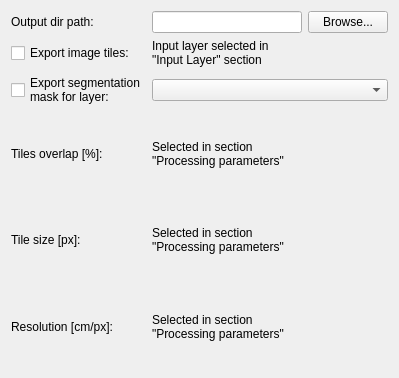
<?xml version="1.0" encoding="UTF-8"?>
<ui version="4.0">
 <class>Form</class>
 <widget class="QWidget" name="Form">
  <property name="geometry">
   <rect>
    <x>0</x>
    <y>0</y>
    <width>399</width>
    <height>378</height>
   </rect>
  </property>
  <property name="windowTitle">
   <string>Form</string>
  </property>
  <layout class="QVBoxLayout" name="verticalLayout">
   <item>
    <layout class="QGridLayout" name="gridLayout_2">
     <item row="2" column="1" colspan="2">
      <widget class="QgsMapLayerComboBox" name="mMapLayerComboBox_maskLayer"/>
     </item>
     <item row="5" column="0">
      <widget class="QLabel" name="label_6">
       <property name="text">
        <string>Resolution [cm/px]:</string>
       </property>
      </widget>
     </item>
     <item row="0" column="1">
      <widget class="QLineEdit" name="lineEdit_outputDirPath"/>
     </item>
     <item row="1" column="0">
      <widget class="QCheckBox" name="checkBox_exportImageTiles">
       <property name="text">
        <string>Export image tiles:</string>
       </property>
      </widget>
     </item>
     <item row="0" column="2">
      <widget class="QPushButton" name="pushButton_browseOutputDirectory">
       <property name="text">
        <string>Browse...</string>
       </property>
      </widget>
     </item>
     <item row="1" column="1">
      <widget class="QLabel" name="label_3">
       <property name="text">
        <string>Input layer selected in 
&quot;Input Layer&quot; section</string>
       </property>
      </widget>
     </item>
     <item row="4" column="0">
      <widget class="QLabel" name="label_5">
       <property name="text">
        <string>Tile size [px]:</string>
       </property>
      </widget>
     </item>
     <item row="3" column="0">
      <widget class="QLabel" name="label_4">
       <property name="text">
        <string>Tiles overlap [%]:</string>
       </property>
      </widget>
     </item>
     <item row="0" column="0">
      <widget class="QLabel" name="label_2">
       <property name="text">
        <string>Output dir path:</string>
       </property>
      </widget>
     </item>
     <item row="2" column="0">
      <widget class="QCheckBox" name="checkBox_exportMaskEnabled">
       <property name="text">
        <string>Export segmentation
mask for layer: </string>
       </property>
      </widget>
     </item>
     <item row="3" column="1">
      <widget class="QLabel" name="label">
       <property name="text">
        <string>Selected in section 
&quot;Processing parameters&quot;</string>
       </property>
      </widget>
     </item>
     <item row="4" column="1">
      <widget class="QLabel" name="label_7">
       <property name="text">
        <string>Selected in section 
&quot;Processing parameters&quot;</string>
       </property>
      </widget>
     </item>
     <item row="5" column="1">
      <widget class="QLabel" name="label_8">
       <property name="text">
        <string>Selected in section 
&quot;Processing parameters&quot;</string>
       </property>
      </widget>
     </item>
    </layout>
   </item>
  </layout>
 </widget>
 <customwidgets>
  <customwidget>
   <class>QgsMapLayerComboBox</class>
   <extends>QComboBox</extends>
   <header>qgsmaplayercombobox.h</header>
  </customwidget>
 </customwidgets>
 <resources/>
 <connections/>
</ui>
